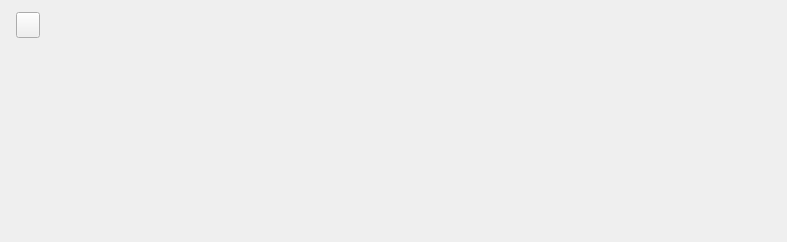
           <widget class="QWidget" name="page_localList">
            <layout class="QVBoxLayout" name="verticalLayout_3">
             <property name="spacing">
              <number>0</number>
             </property>
             <property name="leftMargin">
              <number>0</number>
             </property>
             <property name="topMargin">
              <number>0</number>
             </property>
             <property name="rightMargin">
              <number>0</number>
             </property>
             <property name="bottomMargin">
              <number>0</number>
             </property>
             <item>
              <widget class="QWidget" name="widget_find" native="true">
               <property name="minimumSize">
                <size>
                 <width>0</width>
                 <height>50</height>
                </size>
               </property>
               <property name="maximumSize">
                <size>
                 <width>16777215</width>
                 <height>50</height>
                </size>
               </property>
               <layout class="QHBoxLayout" name="horizontalLayout_8">
                <property name="spacing">
                 <number>0</number>
                </property>
                <property name="leftMargin">
                 <number>16</number>
                </property>
                <property name="topMargin">
                 <number>0</number>
                </property>
                <property name="rightMargin">
                 <number>16</number>
                </property>
                <property name="bottomMargin">
                 <number>0</number>
                </property>
                <item>
                 <widget class="QPushButton" name="pushButton_open">
                  <property name="minimumSize">
                   <size>
                    <width>24</width>
                    <height>26</height>
                   </size>
                  </property>
                  <property name="maximumSize">
                   <size>
                    <width>24</width>
                    <height>26</height>
                   </size>
                  </property>
                  <property name="cursor">
                   <cursorShape>PointingHandCursor</cursorShape>
                  </property>
                  <property name="styleSheet">
                   <string notr="true">border-image: url(:/musicPlayer/image/musicPlayer/open_normal.png);</string>
                  </property>
                 </widget>
                </item>
                <item>
                 <spacer name="horizontalSpacer_4">
                  <property name="orientation">
                   <enum>Qt::Horizontal</enum>
                  </property>
                  <property name="sizeHint" stdset="0">
                   <size>
                    <width>731</width>
                    <height>20</height>
                   </size>
                  </property>
                 </spacer>
                </item>
               </layout>
              </widget>
             </item>
             <item>
              <widget class="QListView" name="listView">
               <property name="styleSheet">
                <string notr="true">#listView
{
	border:none;
	background: transparent;
}</string>
               </property>
              </widget>
             </item>
            </layout>
           </widget>
